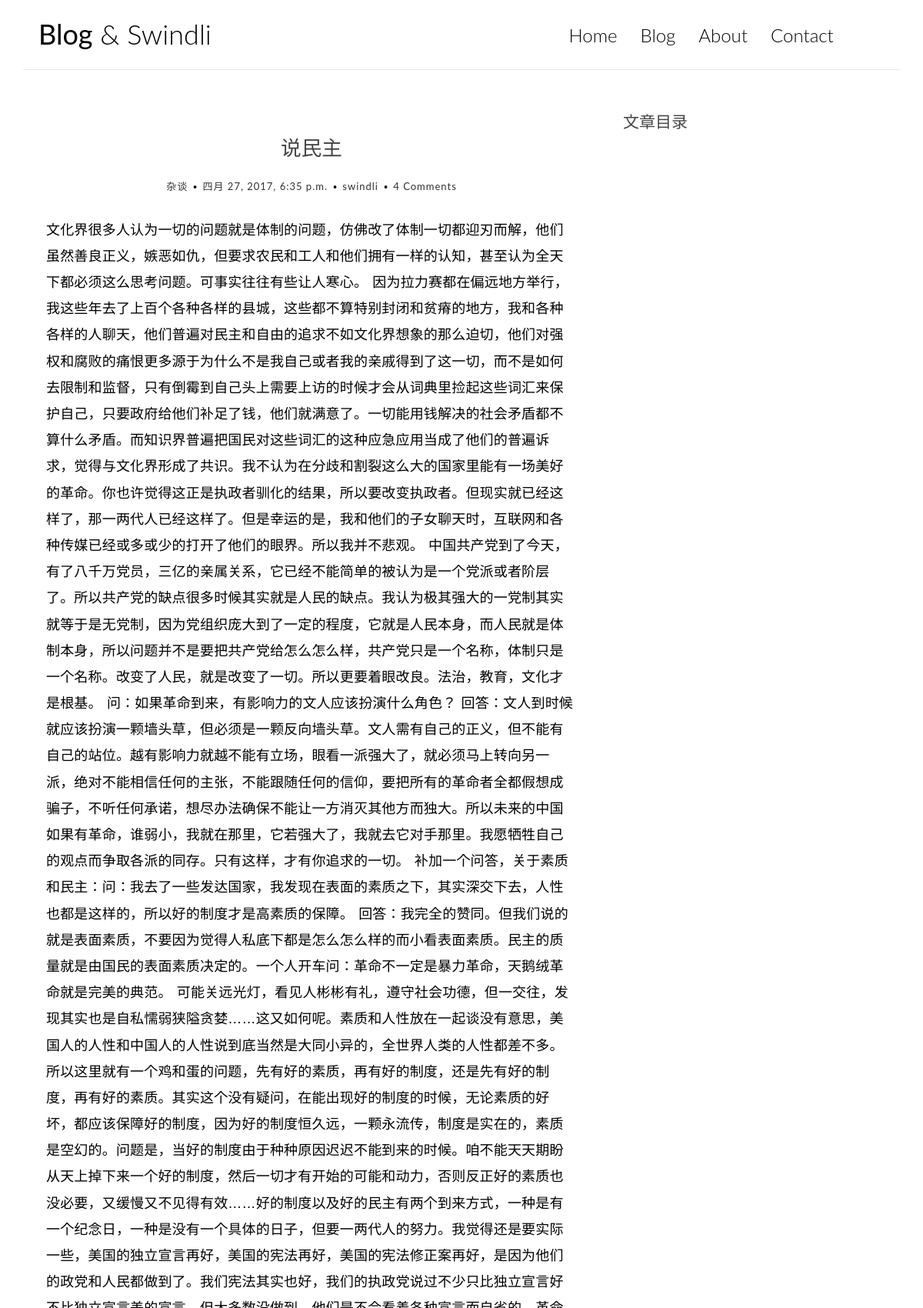
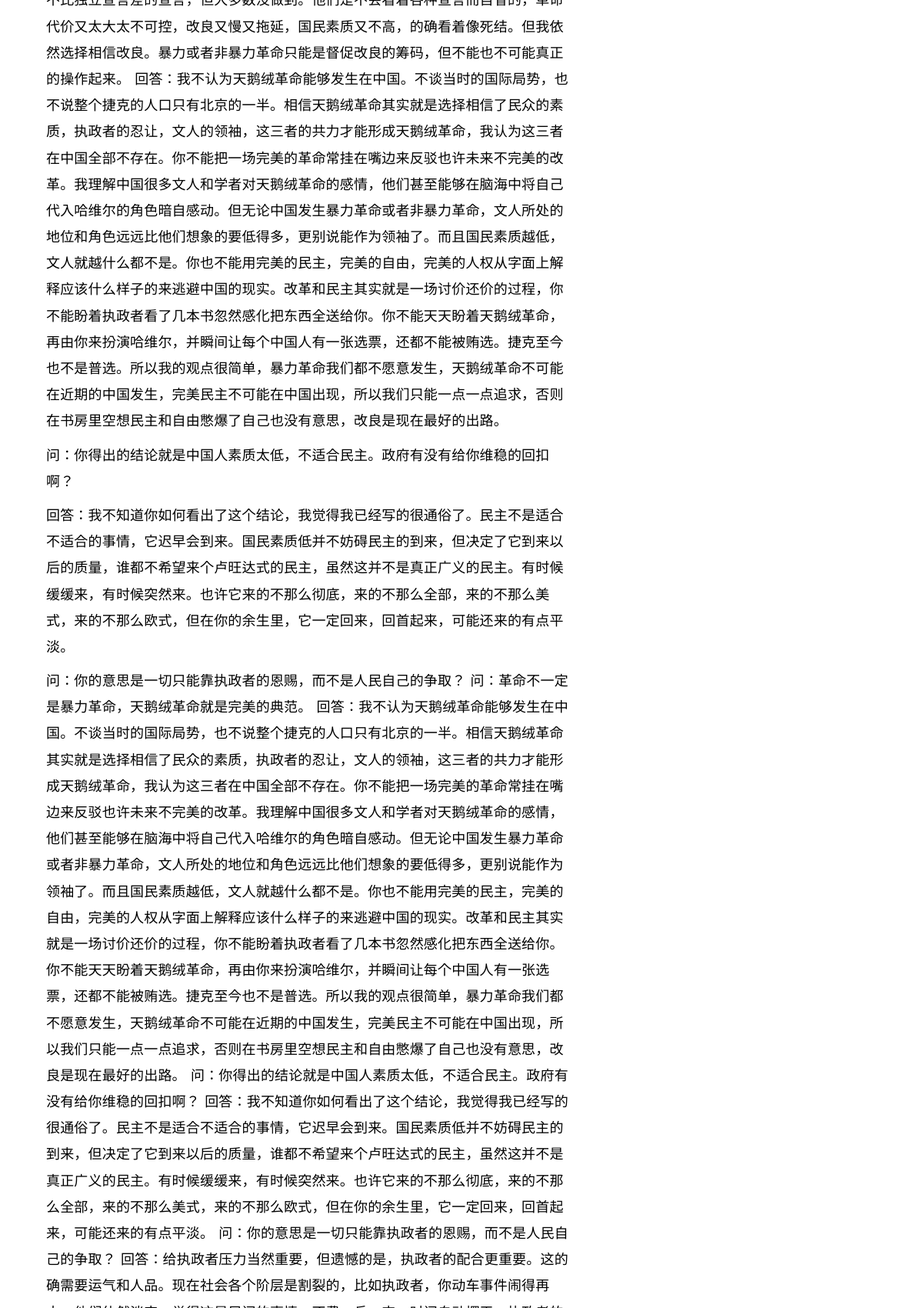
The app's page /post/2/ (upper part) with its own data (2 pictures, top to bottom).
### blog/models.py (models this page shows, shortened)
class Post(models.Model):
    title = models.CharField(max_length=70)
    body = models.TextField()
    created_time = models.DateTimeField()
    modified_time = models.DateTimeField()
    excerpt = models.CharField(max_length=200,blank=True)
    category = models.ForeignKey(Category)
    tags = models.ManyToManyField(Tag,blank=True)
    author = models.ForeignKey(User)
    class Meta:
	ordering = ['-created_time']

class Category(models.Model):
    name = models.CharField(max_length=100)

### blog/views.py (the view)
# urls.py: url(r'^post/(?P<pk>[0-9]+)/$',views.detail,name='detail'),
def detail(request,pk):
    post = get_object_or_404(Post,pk=pk)
    md = markdown.Markdown(extensions=[
	'markdown.extensions.extra',
	'markdown.extensions.codehilite',
	TocExtension(slugify=slugify),
    ])
    post.body = md.convert(post.body)
    form = CommentForm()
    comment_list = post.comment_set.all()
    context = {'post':post,
               'toc':md.toc,
	       'form':form,
	       'comment_list':comment_list,
              }
    return render(request,'blog/detail.html',context)

### blog/templates/blog/detail.html (shortened to what this page needs)
<!DOCTYPE html>
{% extends 'blog/base_detail.html' %}
					{% block main %}
						<article class="post post-1">
							<header class="entry-header">
								<h1 class="entry-title">{{ post.title }}</h1>
								<div class="entry-meta">
									<span class="post-category"><a href="{% url 'blog:category' post.category.pk %}">{{ post.category.name }}</a></span>
									<span class="post-date"><a href="#"><time class="entry-date" datetime="{{ post.created_time }}">{{ post.created_time }}</time></a></span>
									<span class="post-author"><a href="#">{{ post.author }}</a></span>
									<span class="comments-link"><a href="#">4 Comments</a></span>
								</div>
							</header>
							<div class="entry-content clearfix">
							    {{ post.body|safe }}
							</div>
						</article>
					{% endblock main %}

### blog/static/blog/css/custom.css (style rules this page uses)
* { outline: none; }
h1, h2, h3, h4, h5, h6 { margin-top: 0; }
a { color: #333; }
body { color: #444; font-family: 'Lato', sans-serif; }
p { font-family: 'Ubuntu', sans-serif; font-weight: 400; word-spacing: 1px; letter-spacing: 0.01em; }
.post, .comment-area { background: #fff; padding: 30px 30px 0; }
.entry-title { text-align: center; font-size: 1.9em; margin-bottom: 20px; line-height: 1.6; padding: 10px 20px 0; }
.entry-meta { text-align: center; color: #DDDDDD; font-size: 13px; letter-spacing: 1px; margin-bottom: 30px; }
.entry-content { font-size: 18px; line-height: 1.9; font-weight: 300; color: #000; }
.post-category, .post-date, .post-author { position: relative; padding-right: 15px; }
.post-category::after, .post-date::after, .post-author::after { position: absolute; content: '.'; color: #000; font-size: 30px; top: -22px; right: 1px; }

### records on screen
Post: title "说民主", category.name "杂谈", created_time "四月 27, 2017, 6:35 p.m.", author "swindli", body "文化界很多人认为一切的问题就是体制的问题，仿佛改了体制一切都迎刃而解，他们虽然善良正义，嫉恶如仇，但要求农民和工人和他们拥有一样的认知，甚至认为全天下都必须这么思考问题。可事实往往有些让人寒心。 因为拉力赛都在偏远地方举行，我这些年去了上百个各种各样的县城，这些都不算特别封闭和贫瘠的地方，我和各种各样的人聊天，他们普遍对民主和自由的追求不如文化界想象的那么迫切，他们对强权和腐败的痛恨更多源于为什么不是我自己或者我的亲戚得到了这一切，而不是如何去限制和监督，只有倒霉到自己头上需要上访的时候才会从词典里捡起这些词汇来保护自己，只要政府给他们补足了钱，他们就满意了。一切能用钱解决的社会矛盾都不算什么矛盾。而知识界普遍把国民对这些词汇的这种应急应用当成了他们的普遍诉求，觉得与文化界形成了共识。我不认为在分歧和割裂这么大的国家里能有一场美好的革命。你也许觉得这正是执政者驯化的结果，所以要改变执政者。但现实就已经这样了，那一两代人已经这样了。但是幸运的是，我和他们的子女聊天时，互联网和各种传媒已经或多或少的打开了他们的眼界。所以我并不悲观。 中国共产党到了今天，有了八千万党员，三亿的亲属关系，它已经不能简单的被认为是一个党派或者阶层了。所以共产党的缺点很多时候其实就是人民的缺点。我认为极其强大的一党制其实就等于是无党制，因为党组织庞大到了一定的程度，它就是人民本身，而人民就是体制本身，所以问题并不是要把共产党给怎么怎么样，共产党只是一个名称，体制只是一个名称。改变了人民，就是改变了一切。所以更要着眼改良。法治，教育，文化才是根基。 问：如果革命到来，有影响力的文人应该扮演什么角色？…"
